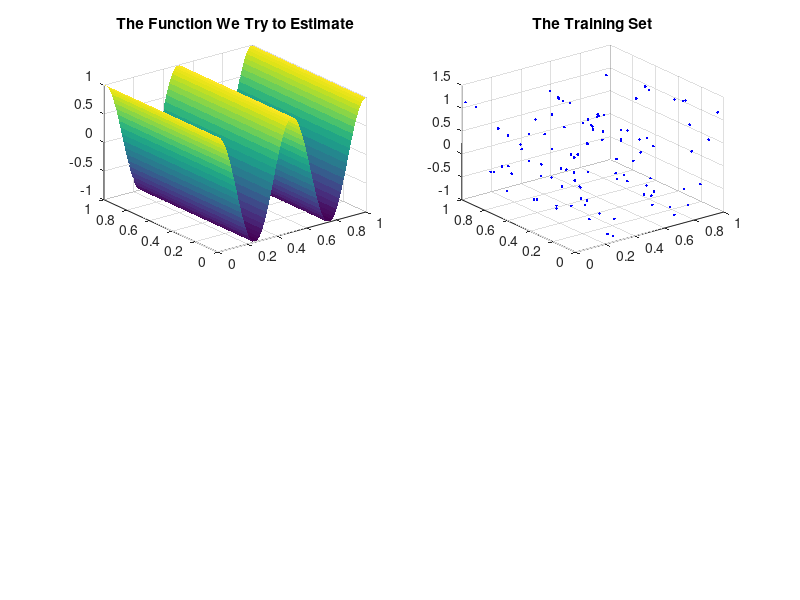

Source code (MATLAB): (Note: this script raises an error after producing the figure.)
function demo(func, k);

% demo;
% demo(func);
% demo(func, k);
%
% Demo for using the algorithms in this directory, developed or used in
%
% A. Navot, L. Shpigelman, N. Tishby, E. Vaadia. Nearest Neighbor Based Feature Selection for Regression and its
% Application to Neural Activity. Submitted to NIPS 2005.
%
% the demo demonstrats the effect of feature selection and shows the
% results of the various selection algorithms on the given 2-dimesional
% function
%
% input: func: the target function to be estimated. valid values are
%              'sin_x1' (default), 'sin_x1_2', 'square_x1'
%        k: number of neighbors. (default is 3)
%
% 
                 
%%%%%%%%%%%%%%%%%%%%%%%%%%%%%%%%%%%%%%%%%%%%%%%
%%  Written by Amir Navot & Lavi Shpigelman               
%% Date: June 3, 2005                        
%%%%%%%%%%%%%%%%%%%%%%%%%%%%%%%%%%%%%%%%%%%%%%%

if nargin <2,
    k = 4;
end

if nargin <1,
    func = 'sin_x1';
end

X_train = rand(100,2);

Ytr = feval(func, X_train(:,1), X_train(:,2));
Y_train = Ytr(:) + rand(100,1)/5;

fh = figure; 
ss = get(0,'ScreenSize');
set(gcf, 'Position', ss/1.5 + [0 ss(4)/3 0 0] )

x1 = 0:0.01:1;
x2 = x1;
[X1, X2] = meshgrid(x1, x2);

X_test = [X1(:), X2(:)];
Y = feval(func, X1, X2);
Y_test = Y(:);

%figure; 
subplot(221)
myplot(X1, X2, Y);

title('The Function We Try to Estimate');

subplot(222)
plot3(X_train(:,1), X_train(:,2), Y_train, 'b.');

title('The Training Set');
grid on


extra_param.k = k;
estY = kNNreg(X_test, X_train, Y_train, [1 1], extra_param);
estYr = reshape(estY, length(x1), length(x1));


subplot(223);
myplot(X1,X2,estYr);

title(['Estimated Function, using both features'])
xlabel(['mean square error = ' num2str(mean((estY-Y_test).^2))]);


% feature selection:
%RGS
extra_param.num_starts = 1;
extra_param.epochs = 1;
weights = RGS(X_train, Y_train, extra_param);
[w ord] = sort(-weights);
disp(['The weights that RGS assigned are: (' num2str(weights(1)) ', ' num2str(weights(2)) ')']);

% SKS
scores = SKS(X_train, Y_train, extra_param);
[w ord] = sort(-scores);
disp(['The scores that SKS assigned are: (' num2str(scores(1)) ', ' num2str(scores(2)) ')']);

% correletion coeffitient
scores = corrcoef_select(X_train, Y_train);
[w ord] = sort(-scores);
disp(['The scores that Corr_Coef assigned are: (' num2str(scores(1)) ', ' num2str(scores(2)) ')']);


% correletion coeffitient
scores = infoGain(X_train, Y_train);
[w ord] = sort(-scores);
disp(['The scores that infoGain assigned are: (' num2str(scores(1)) ', ' num2str(scores(2)) ')']);

% forword selection
selected_features = fwd_sel(X_train, Y_train, extra_param);
disp(['The features selected by  fwd_sel are: ' num2str(selected_features)]);

%first feature only
w = [1 0];
estY = kNNreg(X_test, X_train, Y_train, w , extra_param);
estYr = reshape(estY, length(x1), length(x1));

subplot(224);
myplot(X1,X2,estYr);
title(['Estimated Function, using first feature only'])
xlabel(['mean square error = ' num2str(mean((estY-Y_test).^2))]);
%disp(['kNNreg using the best feature only. MSE = ' num2str(mean((estY-Y_test).^2)) ' (hit Enter)']);


function Y = square_x1(X1, X2)

Y = X1.^2;


function Y = sin_x1(X1, X2)

f = 4*pi;
Y = sin(f*X1+pi/2);

function Y = sin_x1_2(X1, X2)

f = 2*pi;
Y = sin(f*X1+pi/2);

function myplot(X1,X2,Y)
surf(X1,X2,Y); shading flat